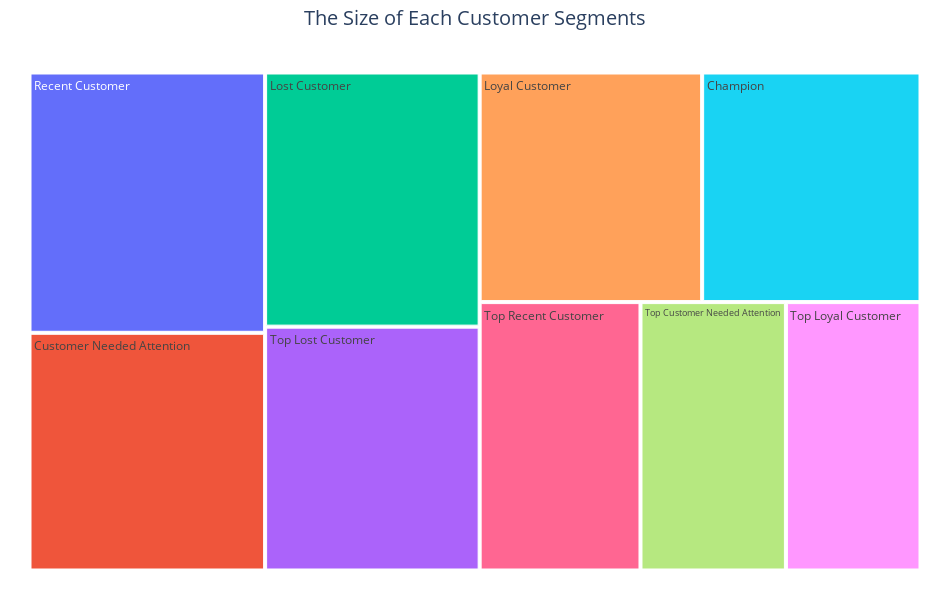

The notebook cell saved with this chart:
### Code cell
fig = px.treemap(Size_RFM_Label_df, 
                 path=[Size_RFM_Label_df.index], 
                 values='count', 
                 width=950, height=600)

fig.update_layout(title_text='The Size of Each Customer Segments',
                  title_x=0.5, title_font=dict(size=20)
                  )
fig.update_layout(margin = dict(t=50, l=25, r=25, b=25))
fig.show()

### Figure 1 — Plotly figure (JSON) as saved in the notebook; plotly's stock layout.template omitted (floating-point values rounded to 4 significant figures)
{"data": [{"branchvalues": "total", "domain": {"x": [0, 1], "y": [0, 1]}, "hovertemplate": "labels=%{label}<br>count=%{value}<br>parent=%{parent}<br>id=%{id}<extra></extra>", "ids": ["Champion", "Customer Needed Attention", "Lost Customer", "Loyal Customer", "Recent Customer", "Top Customer Needed Attention", "Top Lost Customer", "Top Loyal Customer", "Top Recent Customer"], "labels": ["Champion", "Customer Needed Attention", "Lost Customer", "Loyal Customer", "Recent Customer", "Top Customer Needed Attention", "Top Lost Customer", "Top Loyal Customer", "Top Recent Customer"], "name": "", "parents": ["", "", "", "", "", "", "", "", ""], "type": "treemap", "values": [2894, 3233, 3147, 2949, 3540, 2253, 3020, 2085, 2492]}], "layout": {"height": 600, "legend": {"tracegroupgap": 0}, "margin": {"b": 25, "l": 25, "r": 25, "t": 50}, "title": {"font": {"size": 20}, "text": "The Size of Each Customer Segments", "x": 0.5}, "width": 950}}
